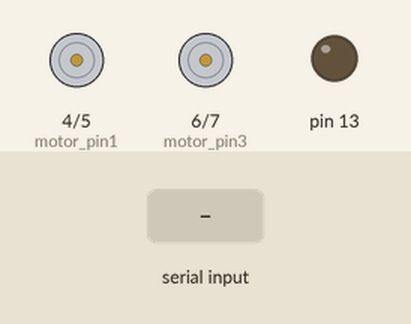
Simulated run of this sketch. Board: Arduino Uno, built with avr-gcc and run on an emulated ATmega328P. On the bench: motor-driver pin pairs drawn as motors (green arrow = first pin HIGH = forward, orange = second pin HIGH = backward, longer = more drive), output pins drawn as LEDs (lit = HIGH). The test bench sets the inputs (shaded band).

Above: at 1.2 s.
1.3 s: "d" received over Serial
At 2.5 s:
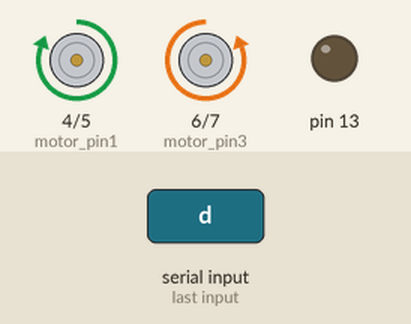
2.8 s: "g" received over Serial
At 3.8 s:
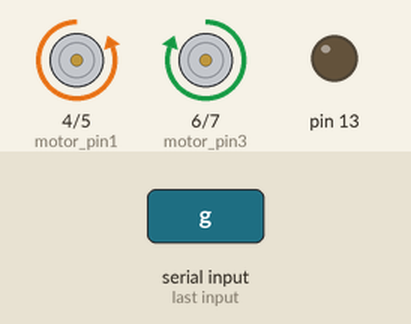
4.3 s: "a" received over Serial
At 4.9 s:
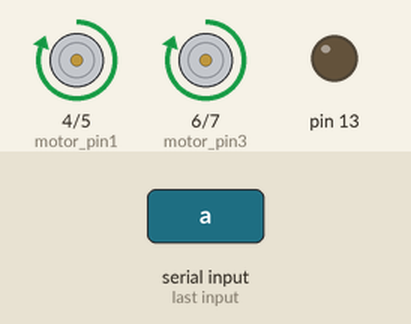
5.8 s: "r" received over Serial
At 6.1 s:
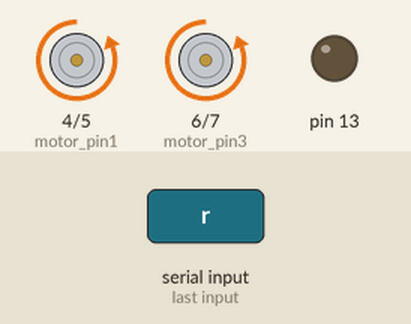
7.3 s: "s" received over Serial
At 8.4 s:
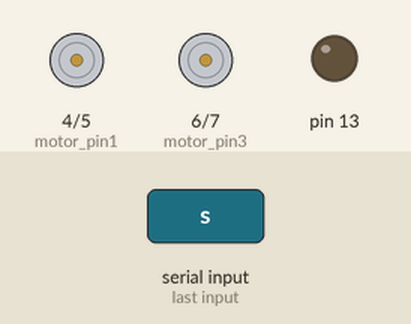
Timing chart, 0 to 9.8 s (numbered marks = the images above; inputs shaded):
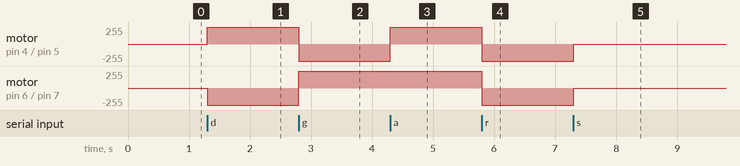

Measured:
- after the input at 1.3 s, motor on pin 4 (motor_pin1) / pin 5 (motor_pin2): stopped → forward 255/255 at once; motor on pin 6 (motor_pin3) / pin 7 (motor_pin4): stopped → backward 255/255 at once
- after the input at 2.8 s, motor on pin 4 (motor_pin1) / pin 5 (motor_pin2): forward 255/255 → backward 255/255 at once; motor on pin 6 (motor_pin3) / pin 7 (motor_pin4): backward 255/255 → forward 255/255 at once
- after the input at 4.3 s, motor on pin 4 (motor_pin1) / pin 5 (motor_pin2): backward 255/255 → forward 255/255 at once
- after the input at 5.8 s, motor on pin 4 (motor_pin1) / pin 5 (motor_pin2), motor on pin 6 (motor_pin3) / pin 7 (motor_pin4): forward 255/255 → backward 255/255 at once
- after the input at 7.3 s, motor on pin 4 (motor_pin1) / pin 5 (motor_pin2), motor on pin 6 (motor_pin3) / pin 7 (motor_pin4): backward 255/255 → stopped at once

The sketch:

arduino.ino
```cpp
#include "link.h"

int motor_pin1 = 4;  // Broche 1 pour le contrôle moteur
int motor_pin2 = 5;  // Broche 2 pour le contrôle moteur
int motor_pin3 = 6;  // Broche 3 pour le contrôle moteur
int motor_pin4 = 7;  // Broche 4 pour le contrôle moteur


void setup() {
  Serial.begin(9600);
  pinMode(13, OUTPUT);
    // Configuration des broches des moteurs en tant que sorties (OUTPUT) pour envoyer du courant
  pinMode(motor_pin1, OUTPUT);
  pinMode(motor_pin2, OUTPUT);
  pinMode(motor_pin3, OUTPUT);
  pinMode(motor_pin4, OUTPUT);
}

void loop() {

  if (Serial.available()) {
    char c = Serial.read();
    if (c == 'd') {tournerDroite();}
    if (c == 'g') {tournerGauche();}
    if (c == 'a') {avancer();}
    if (c == 'r') {reculer();}
    if (c == 's') {arreter();}
  }
}
```

commande.ino
```cpp
#include "link.h"


void avancer() {
  digitalWrite(motor_pin1, HIGH);
  digitalWrite(motor_pin2, LOW);
  digitalWrite(motor_pin3, HIGH);
  digitalWrite(motor_pin4, LOW);
}

void reculer() {
  digitalWrite(motor_pin1, LOW);
  digitalWrite(motor_pin2, HIGH);
  digitalWrite(motor_pin3, LOW);
  digitalWrite(motor_pin4, HIGH);
}

void tournerGauche() {
  digitalWrite(motor_pin1, LOW);
  digitalWrite(motor_pin2, HIGH);
  digitalWrite(motor_pin3, HIGH);
  digitalWrite(motor_pin4, LOW);
}

void tournerDroite() {
  digitalWrite(motor_pin1, HIGH);
  digitalWrite(motor_pin2, LOW);
  digitalWrite(motor_pin3, LOW);
  digitalWrite(motor_pin4, HIGH);
}

void arreter() {
  digitalWrite(motor_pin1, LOW);
  digitalWrite(motor_pin2, LOW);
  digitalWrite(motor_pin3, LOW);
  digitalWrite(motor_pin4, LOW);
}
```

link.h
```cpp

```
